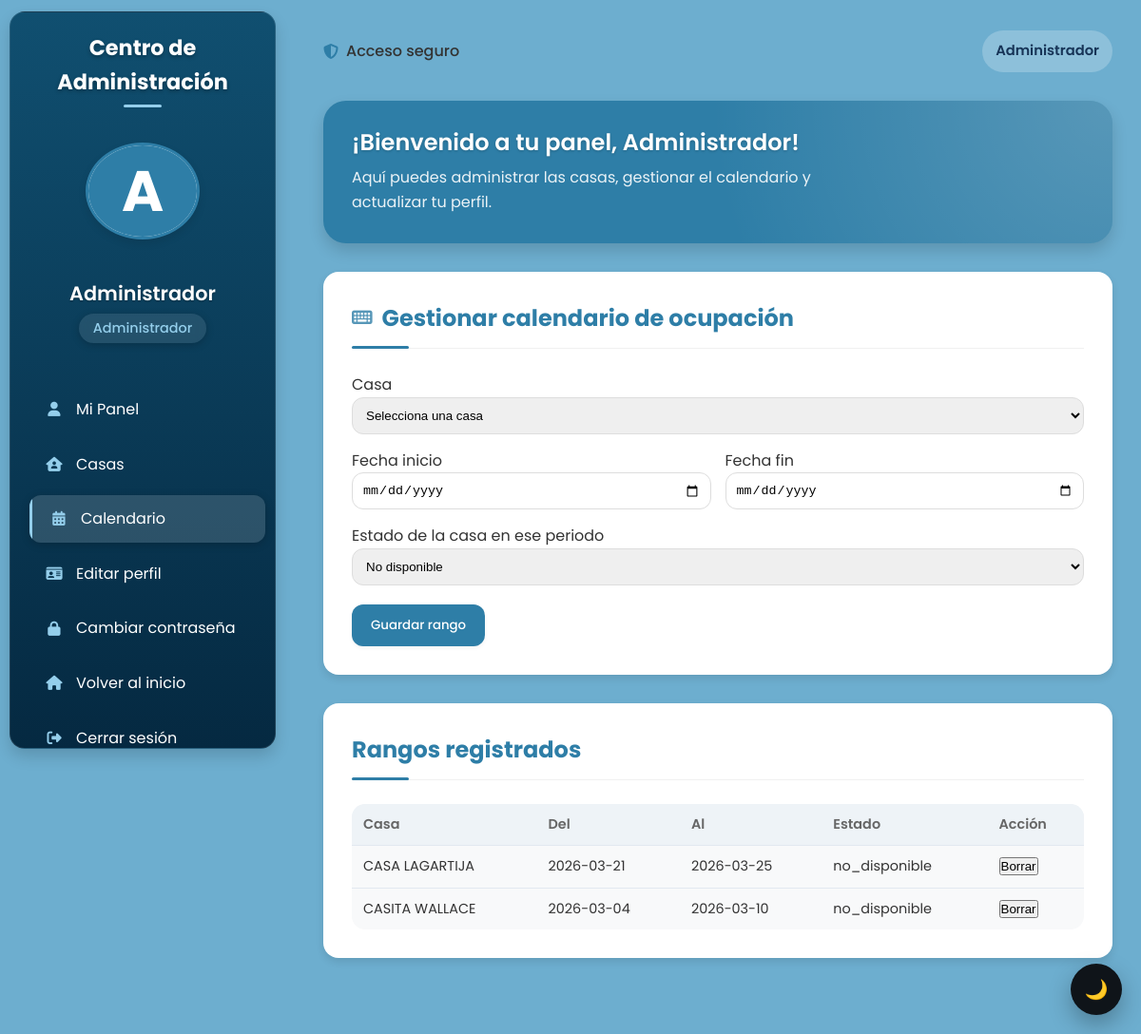
/admin/panel.php?view=calendario (signed in), run on the app's committed database.
### tables this page shows
CREATE TABLE `property_calendar` (
  `id` int(11) NOT NULL,
  `property_id` int(11) NOT NULL,
  `fecha_inicio` date NOT NULL,
  `fecha_fin` date NOT NULL,
  `estado` enum('ocupada','no_disponible') NOT NULL
);

CREATE TABLE `properties` (
  `id` int(11) NOT NULL,
  `nombre` varchar(150) NOT NULL,
  `capacidad` int(11) NOT NULL,
  `recamaras` int(11) DEFAULT NULL,
  `banos` int(11) DEFAULT NULL,
  `estacionamiento` varchar(50) DEFAULT NULL,
  `descripcion_corta` varchar(255) NOT NULL,
  `descripcion_larga` text,
  `ubicacion` varchar(255) DEFAULT NULL,
  `distancia_mar` varchar(100) DEFAULT NULL,
  `servicios` text,
  `indicaciones` text,
  `enlace_drive` varchar(255) DEFAULT NULL,
  `datos_contacto` varchar(255) DEFAULT NULL,
  `foto_principal` varchar(255) DEFAULT NULL,
  `estado_base` enum('disponible','no_disponible') DEFAULT 'disponible',
  `categoria` enum('renta','venta','villa') NOT NULL DEFAULT 'renta',
  `created_at` datetime DEFAULT CURRENT_TIMESTAMP,
  `updated_at` datetime DEFAULT CURRENT_TIMESTAMP ON UPDATE CURRENT_TIMESTAMP,
  `es_pie_playa` tinyint(1) NOT NULL DEFAULT '0'
);

### admin/views/calendario.php (the view, shortened to what this page needs)
<?php
$hoy = date('Y-m-d');
$sql = "SELECT c.id, p.nombre, c.fecha_inicio, c.fecha_fin, c.estado
        FROM property_calendar c
        JOIN properties p ON p.id = c.property_id
        ORDER BY c.fecha_inicio DESC";
$stmt = $conn->prepare($sql);
$stmt->execute();
$registros = $stmt->fetchAll(PDO::FETCH_ASSOC);
?>
<div class="content-section">
    <h2>Gestionar calendario de ocupación</h2>
    <form method="post" class="biografia-form" id="calendarForm">
        <div class="form-group">
            <label>Casa</label>
            <select
                name="property_id"
                required
                style="width:100%;padding:10px;border-radius:12px;border:1px solid #ddd;"
            >
                <option value="">Selecciona una casa</option>
            </select>
        </div>
        <div class="form-group" style="margin-top:15px;display:grid;grid-template-columns:repeat(auto-fit,minmax(180px,1fr));gap:15px;">
            <div>
                <label for="fecha_inicio">Fecha inicio</label>
                <input
                    type="date"
                    id="fecha_inicio"
                    name="fecha_inicio"
                    required
                    min="<?= htmlspecialchars($hoy); ?>"
                    value="<?= htmlspecialchars($_POST['fecha_inicio'] ?? ''); ?>"
                    style="width:100%;padding:10px;border-radius:12px;border:1px solid #ddd;"
                >
            </div>
            <div>
                <label for="fecha_fin">Fecha fin</label>
                <input
                    type="date"
                    id="fecha_fin"
                    name="fecha_fin"
                    required
                    min="<?= htmlspecialchars($hoy); ?>"
                    value="<?= htmlspecialchars($_POST['fecha_fin'] ?? ''); ?>"
                    style="width:100%;padding:10px;border-radius:12px;border:1px solid #ddd;"
                >
            </div>
        </div>
        <div class="form-group" style="margin-top:15px;">
            <label>Estado de la casa en ese periodo</label>
            <select
                name="estado"
                style="width:100%;padding:10px;border-radius:12px;border:1px solid #ddd;"
            >
                <option value="no_disponible">No disponible</option>
            </select>
        </div>
        <button type="submit" class="btn btn-primary" style="margin-top:20px;">
            Guardar rango
        </button>
    </form>
</div>
<div class="content-section">
    <h2>Rangos registrados</h2>
    <div class="table-responsive rangos-wrap">
        <table class="admin-table rangos-table">
            <thead>
                <tr>
                    <th>Casa</th>
                    <th>Del</th>
                    <th>Al</th>
                    <th>Estado</th>
                    <th>Acción</th>
                </tr>
            </thead>
            <tbody>
                <?php if (!empty($registros)): ?>
                    <?php foreach ($registros as $r): ?>
                        <tr>
                            <td><?= htmlspecialchars($r['nombre']); ?></td>
                            <td><?= htmlspecialchars($r['fecha_inicio']); ?></td>
                            <td><?= htmlspecialchars($r['fecha_fin']); ?></td>
                            <td><?= htmlspecialchars($r['estado']); ?></td>
                            <td>
                                <form
                                    method="post"
                                    class="inline-form delete-inline-form"
                                    onsubmit="return confirm('¿Eliminar este rango?');"
                                >
                                    <button type="submit" class="small-link danger small-link-btn">
                                        Borrar
                                    </button>
                                </form>
                            </td>
                        </tr>
                    <?php endforeach; ?>
                <?php else: ?>
                    <tr>
                        <td colspan="5">No hay rangos registrados.</td>
                    </tr>
                <?php endif; ?>
            </tbody>
        </table>
    </div>
</div>

### admin/panel.php (shortened to what this page needs)
<?php
$conn = Database::getConnection();
$view = $_GET['view'] ?? 'dashboard';
$admin = [];
$adminId = $_SESSION['admin_id'] ?? 0;
if ($adminId > 0) {
    $stmt = $conn->prepare("
        SELECT id, username, nombre, correo, foto, pais, estado, created_at
        FROM admins
        WHERE id = ?
        LIMIT 1
    ");
    $stmt->execute([$adminId]);
    $admin = $stmt->fetch(PDO::FETCH_ASSOC) ?: [];
}
?>
<!DOCTYPE html>
<html lang="es">
<head>
<link rel="stylesheet" href="../assets/css/admin/panel.css">
<link rel="stylesheet" href="../assets/css/drk_mode.css">
<link rel="stylesheet" href="https://cdnjs.cloudflare.com/ajax/libs/font-awesome/6.5.0/css/all.min.css">
</head>
<body>
<aside class="left-side" id="adminSidebar">
    <div class="sidebar-mobile-top">
        <h1>Centro de Administración</h1>
    </div>
    <?php
    $rutaFoto = !empty($admin['foto']) ? (__DIR__ . '/../' . $admin['foto']) : '';
    ?>
    <div class="profile-avatar">
        <?php if (!empty($admin['foto']) && is_file($rutaFoto)): ?>
            <img src="../<?= htmlspecialchars($admin['foto']) ?>" alt="Foto">
        <?php else: ?>
            <div class="avatar-initial">
                <?php
                $nombreMostrar = ($admin['nombre'] ?? '') ?: ($_SESSION['nombre'] ?? 'A');
                echo strtoupper(substr($nombreMostrar, 0, 1));
                ?>
            </div>
        <?php endif; ?>
    </div>
    <h2 class="profile-name">
        <?= htmlspecialchars($_SESSION['nombre'] ?? 'Usuario'); ?>
    </h2>
    <p class="profile-role">
        <?= htmlspecialchars($_SESSION['rol'] ?? 'Administrador'); ?>
    </p>
    <nav class="sidebar-nav">
        <ul>
            <li class="<?= $view === 'dashboard' ? 'active' : '' ?>">
                <a href="panel.php?view=dashboard">
                    <i class="fas fa-user"></i> Mi Panel
                </a>
            </li>
            <li class="<?= $view === 'casas' ? 'active' : '' ?>">
                <a href="panel.php?view=casas">
                    <i class="fas fa-house-user"></i> Casas
                </a>
            </li>
            <li class="<?= $view === 'calendario' ? 'active' : '' ?>">
                <a href="panel.php?view=calendario">
                    <i class="fas fa-calendar-alt"></i> Calendario
                </a>
            </li>
            <li class="<?= $view === 'perfil' ? 'active' : '' ?>">
                <a href="panel.php?view=perfil">
                    <i class="fas fa-id-card"></i> Editar perfil
                </a>
            </li>
            <li class="<?= $view === 'password' ? 'active' : '' ?>">
                <a href="panel.php?view=password">
                    <i class="fas fa-lock"></i> Cambiar contraseña
                </a>
            </li>
            <li>
                <a href="../index.php">
                    <i class="fas fa-home"></i> Volver al inicio
                </a>
            </li>
            <li>
                <a href="logout.php">
                    <i class="fas fa-sign-out-alt"></i> Cerrar sesión
                </a>
            </li>
        </ul>
    </nav>
</aside>
<div class="right-side">
    <header class="admin-topbar">
        <div class="topbar-left">
            <div class="access-info">
                <i class="fas fa-shield-alt"></i>
                Acceso seguro
            </div>
            <button id="themeToggle" class="panel-theme-toggle" type="button" aria-label="Cambiar tema">🌙</button>
        </div>
        <div class="topbar-user">
            <span><?= htmlspecialchars($_SESSION['nombre'] ?? 'Admin'); ?></span>
        </div>
    </header>
    <div class="rectangle">
        <div class="rectangle-text">
            <h1>¡Bienvenido a tu panel, <?= htmlspecialchars($_SESSION['nombre'] ?? 'Admin'); ?>!</h1>
            <p>Aquí puedes administrar las casas, gestionar el calendario y actualizar tu perfil.</p>
        </div>
    </div>
    <?php
    $viewFile = __DIR__ . "/views/{$view}.php";
    if (is_file($viewFile)) {
        include $viewFile;
    } else {
        include __DIR__ . '/views/dashboard.php';
    }
    ?>
</div>
</body>
</html>

### data on the page
property_calendar: property.nombre "CASA LAGARTIJA", fecha_inicio "2026-03-21", fecha_fin "2026-03-25", estado "no_disponible"
property_calendar: property.nombre "CASITA WALLACE", fecha_inicio "2026-03-04", fecha_fin "2026-03-10", estado "no_disponible"

### other printed values
substr($nombreMostrar, 0, 1) "A"
$_SESSION['nombre'] "Administrador"
$_SESSION['rol'] "Administrador"
